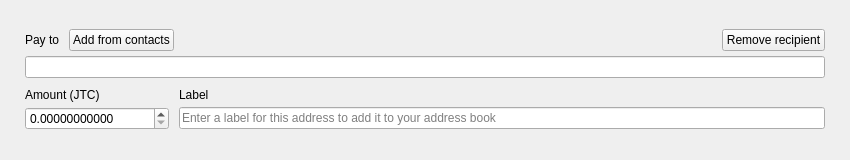
<?xml version="1.0" encoding="UTF-8"?>
<ui version="4.0">
 <class>TransferFrame</class>
 <widget class="QFrame" name="TransferFrame">
  <property name="geometry">
   <rect>
    <x>0</x>
    <y>0</y>
    <width>850</width>
    <height>160</height>
   </rect>
  </property>
  <property name="sizePolicy">
   <sizepolicy hsizetype="Preferred" vsizetype="Preferred">
    <horstretch>0</horstretch>
    <verstretch>150</verstretch>
   </sizepolicy>
  </property>
  <property name="minimumSize">
   <size>
    <width>0</width>
    <height>160</height>
   </size>
  </property>
  <property name="maximumSize">
   <size>
    <width>16777215</width>
    <height>160</height>
   </size>
  </property>
  <property name="windowTitle">
   <string>Frame</string>
  </property>
  <property name="styleSheet">
   <string notr="true"/>
  </property>
  <property name="frameShape">
   <enum>QFrame::NoFrame</enum>
  </property>
  <property name="frameShadow">
   <enum>QFrame::Plain</enum>
  </property>
  <layout class="QVBoxLayout" name="verticalLayout">
   <property name="spacing">
    <number>10</number>
   </property>
   <property name="leftMargin">
    <number>25</number>
   </property>
   <property name="rightMargin">
    <number>25</number>
   </property>
   <item>
    <spacer name="verticalSpacer_2">
     <property name="orientation">
      <enum>Qt::Vertical</enum>
     </property>
     <property name="sizeHint" stdset="0">
      <size>
       <width>20</width>
       <height>40</height>
      </size>
     </property>
    </spacer>
   </item>
   <item>
    <layout class="QGridLayout" name="gridLayout">
     <property name="verticalSpacing">
      <number>5</number>
     </property>
     <item row="0" column="0">
      <widget class="QLabel" name="m_payToTextLabel">
       <property name="sizePolicy">
        <sizepolicy hsizetype="Minimum" vsizetype="Minimum">
         <horstretch>0</horstretch>
         <verstretch>0</verstretch>
        </sizepolicy>
       </property>
       <property name="text">
        <string>Pay to</string>
       </property>
       <property name="alignment">
        <set>Qt::AlignLeading|Qt::AlignLeft|Qt::AlignVCenter</set>
       </property>
       <property name="margin">
        <number>0</number>
       </property>
       <property name="indent">
        <number>0</number>
       </property>
      </widget>
     </item>
     <item row="0" column="1">
      <widget class="QPushButton" name="m_addressBookButton">
       <property name="sizePolicy">
        <sizepolicy hsizetype="Preferred" vsizetype="Minimum">
         <horstretch>0</horstretch>
         <verstretch>0</verstretch>
        </sizepolicy>
       </property>
       <property name="cursor">
        <cursorShape>PointingHandCursor</cursorShape>
       </property>
       <property name="focusPolicy">
        <enum>Qt::StrongFocus</enum>
       </property>
       <property name="layoutDirection">
        <enum>Qt::LeftToRight</enum>
       </property>
       <property name="text">
        <string>Add from contacts</string>
       </property>
       <property name="flat">
        <bool>false</bool>
       </property>
      </widget>
     </item>
     <item row="0" column="2">
      <spacer name="horizontalSpacer">
       <property name="orientation">
        <enum>Qt::Horizontal</enum>
       </property>
       <property name="sizeHint" stdset="0">
        <size>
         <width>318</width>
         <height>10</height>
        </size>
       </property>
      </spacer>
     </item>
     <item row="0" column="3" alignment="Qt::AlignBottom">
      <widget class="QPushButton" name="m_removeButton">
       <property name="sizePolicy">
        <sizepolicy hsizetype="Preferred" vsizetype="Minimum">
         <horstretch>0</horstretch>
         <verstretch>0</verstretch>
        </sizepolicy>
       </property>
       <property name="cursor">
        <cursorShape>PointingHandCursor</cursorShape>
       </property>
       <property name="focusPolicy">
        <enum>Qt::StrongFocus</enum>
       </property>
       <property name="text">
        <string>Remove recipient</string>
       </property>
       <property name="flat">
        <bool>false</bool>
       </property>
      </widget>
     </item>
     <item row="1" column="0" colspan="4">
      <widget class="QLineEdit" name="m_sendAddressEdit">
       <property name="styleSheet">
        <string notr="true">[errorState=&quot;true&quot;] {
  border-color: #ef3131;
}</string>
       </property>
      </widget>
     </item>
    </layout>
   </item>
   <item>
    <layout class="QGridLayout" name="gridLayout_2">
     <property name="verticalSpacing">
      <number>5</number>
     </property>
     <item row="0" column="0">
      <widget class="QLabel" name="m_amountTextLabel">
       <property name="text">
        <string>Amount (JTC)</string>
       </property>
       <property name="alignment">
        <set>Qt::AlignBottom|Qt::AlignLeading|Qt::AlignLeft</set>
       </property>
       <property name="indent">
        <number>0</number>
       </property>
      </widget>
     </item>
     <item row="0" column="1">
      <widget class="QLabel" name="m_labelTextLabel">
       <property name="text">
        <string>Label</string>
       </property>
       <property name="alignment">
        <set>Qt::AlignBottom|Qt::AlignLeading|Qt::AlignLeft</set>
       </property>
       <property name="indent">
        <number>0</number>
       </property>
      </widget>
     </item>
     <item row="1" column="0">
      <widget class="QDoubleSpinBox" name="m_sendAmountSpin">
       <property name="focusPolicy">
        <enum>Qt::StrongFocus</enum>
       </property>
       <property name="layoutDirection">
        <enum>Qt::LeftToRight</enum>
       </property>
       <property name="styleSheet">
        <string notr="true">[errorState=&quot;true&quot;] {
  border-color: #ef3131;
}</string>
       </property>
       <property name="buttonSymbols">
        <enum>QAbstractSpinBox::UpDownArrows</enum>
       </property>
       <property name="suffix">
        <string notr="true"/>
       </property>
       <property name="decimals">
        <number>11</number>
       </property>
       <property name="maximum">
        <double>1000000.000000000000000</double>
       </property>
      </widget>
     </item>
     <item row="1" column="1">
      <widget class="QLineEdit" name="m_sendLabelEdit">
       <property name="styleSheet">
        <string notr="true">[errorState=&quot;true&quot;] {
  border-color: #ef3131;
}</string>
       </property>
       <property name="placeholderText">
        <string>Enter a label for this address to add it to your address book</string>
       </property>
      </widget>
     </item>
    </layout>
   </item>
   <item>
    <spacer name="verticalSpacer">
     <property name="orientation">
      <enum>Qt::Vertical</enum>
     </property>
     <property name="sizeHint" stdset="0">
      <size>
       <width>20</width>
       <height>40</height>
      </size>
     </property>
    </spacer>
   </item>
  </layout>
 </widget>
 <tabstops>
  <tabstop>m_addressBookButton</tabstop>
  <tabstop>m_removeButton</tabstop>
  <tabstop>m_sendAddressEdit</tabstop>
  <tabstop>m_sendAmountSpin</tabstop>
  <tabstop>m_sendLabelEdit</tabstop>
 </tabstops>
 <resources/>
 <connections>
  <connection>
   <sender>m_removeButton</sender>
   <signal>clicked()</signal>
   <receiver>TransferFrame</receiver>
   <slot>deleteLater()</slot>
   <hints>
    <hint type="sourcelabel">
     <x>797</x>
     <y>41</y>
    </hint>
    <hint type="destinationlabel">
     <x>445</x>
     <y>79</y>
    </hint>
   </hints>
  </connection>
  <connection>
   <sender>m_addressBookButton</sender>
   <signal>clicked()</signal>
   <receiver>TransferFrame</receiver>
   <slot>addressBookClicked()</slot>
   <hints>
    <hint type="sourcelabel">
     <x>136</x>
     <y>41</y>
    </hint>
    <hint type="destinationlabel">
     <x>445</x>
     <y>79</y>
    </hint>
   </hints>
  </connection>
  <connection>
   <sender>m_sendAddressEdit</sender>
   <signal>textChanged(QString)</signal>
   <receiver>TransferFrame</receiver>
   <slot>labelOrAddressChanged(QString)</slot>
   <hints>
    <hint type="sourcelabel">
     <x>445</x>
     <y>56</y>
    </hint>
    <hint type="destinationlabel">
     <x>445</x>
     <y>79</y>
    </hint>
   </hints>
  </connection>
  <connection>
   <sender>m_sendLabelEdit</sender>
   <signal>textChanged(QString)</signal>
   <receiver>TransferFrame</receiver>
   <slot>labelOrAddressChanged(QString)</slot>
   <hints>
    <hint type="sourcelabel">
     <x>582</x>
     <y>128</y>
    </hint>
    <hint type="destinationlabel">
     <x>445</x>
     <y>79</y>
    </hint>
   </hints>
  </connection>
  <connection>
   <sender>m_sendAmountSpin</sender>
   <signal>valueChanged(QString)</signal>
   <receiver>TransferFrame</receiver>
   <slot>amountStringChanged(QString)</slot>
   <hints>
    <hint type="sourcelabel">
     <x>124</x>
     <y>124</y>
    </hint>
    <hint type="destinationlabel">
     <x>453</x>
     <y>79</y>
    </hint>
   </hints>
  </connection>
  <connection>
   <sender>m_sendAddressEdit</sender>
   <signal>textChanged(QString)</signal>
   <receiver>TransferFrame</receiver>
   <slot>addressChanged(QString)</slot>
   <hints>
    <hint type="sourcelabel">
     <x>453</x>
     <y>69</y>
    </hint>
    <hint type="destinationlabel">
     <x>453</x>
     <y>79</y>
    </hint>
   </hints>
  </connection>
  <connection>
   <sender>m_sendAmountSpin</sender>
   <signal>valueChanged(double)</signal>
   <receiver>TransferFrame</receiver>
   <slot>validateAmount(double)</slot>
   <hints>
    <hint type="sourcelabel">
     <x>104</x>
     <y>125</y>
    </hint>
    <hint type="destinationlabel">
     <x>424</x>
     <y>79</y>
    </hint>
   </hints>
  </connection>
 </connections>
 <slots>
  <slot>addressBookClicked()</slot>
  <slot>pasteClicked()</slot>
  <slot>labelOrAddressChanged(QString)</slot>
  <slot>addressChanged(QString)</slot>
  <slot>amountStringChanged(QString)</slot>
  <slot>validateAmount(double)</slot>
 </slots>
</ui>
